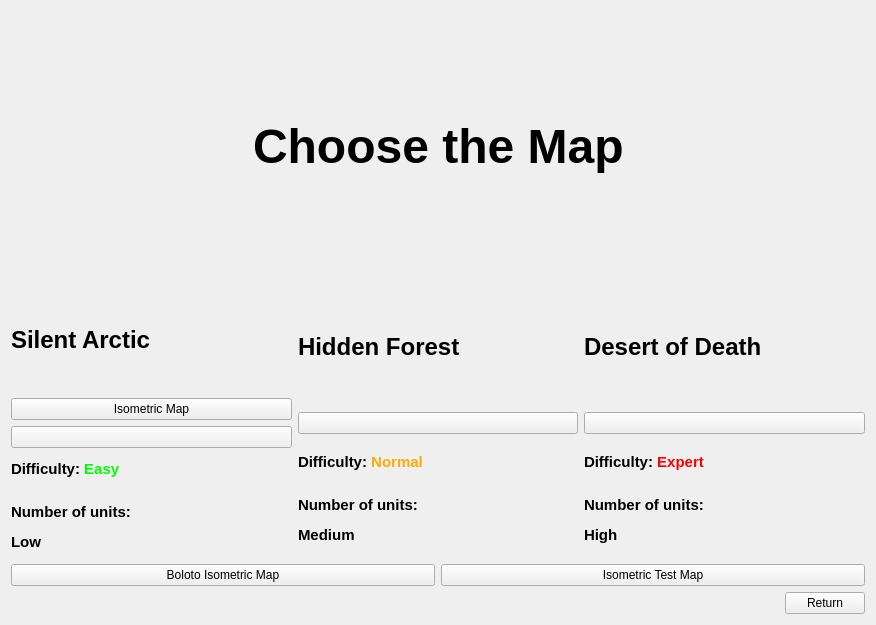
<?xml version="1.0" encoding="UTF-8"?>
<ui version="4.0">
 <class>ChooseMapMenu</class>
 <widget class="QWidget" name="ChooseMapMenu">
  <property name="geometry">
   <rect>
    <x>0</x>
    <y>0</y>
    <width>876</width>
    <height>625</height>
   </rect>
  </property>
  <property name="windowTitle">
   <string>Form</string>
  </property>
  <layout class="QVBoxLayout" name="verticalLayout_4">
   <item>
    <layout class="QHBoxLayout" name="horizontalLayout_3">
     <item>
      <spacer name="horizontalSpacer_2">
       <property name="orientation">
        <enum>Qt::Horizontal</enum>
       </property>
       <property name="sizeHint" stdset="0">
        <size>
         <width>40</width>
         <height>20</height>
        </size>
       </property>
      </spacer>
     </item>
     <item>
      <widget class="QLabel" name="label">
       <property name="text">
        <string>&lt;html&gt;&lt;head/&gt;&lt;body&gt;&lt;p&gt;&lt;span style=&quot; font-size:36pt; font-weight:600;&quot;&gt;Choose the Map&lt;/span&gt;&lt;/p&gt;&lt;/body&gt;&lt;/html&gt;</string>
       </property>
      </widget>
     </item>
     <item>
      <spacer name="horizontalSpacer_3">
       <property name="orientation">
        <enum>Qt::Horizontal</enum>
       </property>
       <property name="sizeHint" stdset="0">
        <size>
         <width>40</width>
         <height>20</height>
        </size>
       </property>
      </spacer>
     </item>
    </layout>
   </item>
   <item>
    <layout class="QHBoxLayout" name="horizontalLayout">
     <item>
      <layout class="QVBoxLayout" name="verticalLayout">
       <item>
        <widget class="QLabel" name="label_2">
         <property name="text">
          <string>&lt;html&gt;&lt;head/&gt;&lt;body&gt;&lt;p&gt;&lt;span style=&quot; font-size:18pt; font-weight:600;&quot;&gt;Silent Arctic&lt;/span&gt;&lt;/p&gt;&lt;/body&gt;&lt;/html&gt;</string>
         </property>
        </widget>
       </item>
       <item>
        <widget class="QPushButton" name="loadMap5Button">
         <property name="focusPolicy">
          <enum>Qt::StrongFocus</enum>
         </property>
         <property name="acceptDrops">
          <bool>false</bool>
         </property>
         <property name="text">
          <string>Isometric Map</string>
         </property>
         <property name="autoDefault">
          <bool>false</bool>
         </property>
         <property name="default">
          <bool>false</bool>
         </property>
         <property name="flat">
          <bool>false</bool>
         </property>
        </widget>
       </item>
       <item>
        <widget class="QPushButton" name="loadMap1Button">
         <property name="text">
          <string/>
         </property>
         <property name="icon">
          <iconset>
           <normaloff>images/button1v2.png</normaloff>images/button1v2.png</iconset>
         </property>
         <property name="iconSize">
          <size>
           <width>160</width>
           <height>75</height>
          </size>
         </property>
        </widget>
       </item>
       <item>
        <widget class="QLabel" name="label_5">
         <property name="text">
          <string>&lt;html&gt;&lt;head/&gt;&lt;body&gt;&lt;p&gt;&lt;span style=&quot; font-size:11pt; font-weight:600;&quot;&gt;Difficulty: &lt;/span&gt;&lt;span style=&quot; font-size:11pt; font-weight:600; color:#00ff00;&quot;&gt;Easy&lt;/span&gt;&lt;span style=&quot; font-size:11pt;&quot;&gt;&lt;br/&gt;&lt;/span&gt;&lt;/p&gt;&lt;p&gt;&lt;span style=&quot; font-size:11pt; font-weight:600;&quot;&gt;Number of units:&lt;/span&gt;&lt;/p&gt;&lt;p&gt;&lt;span style=&quot; font-size:11pt; font-weight:600;&quot;&gt;Low&lt;/span&gt;&lt;/p&gt;&lt;/body&gt;&lt;/html&gt;</string>
         </property>
        </widget>
       </item>
      </layout>
     </item>
     <item>
      <layout class="QVBoxLayout" name="verticalLayout_2">
       <item>
        <widget class="QLabel" name="label_3">
         <property name="text">
          <string>&lt;html&gt;&lt;head/&gt;&lt;body&gt;&lt;p&gt;&lt;span style=&quot; font-size:18pt; font-weight:600;&quot;&gt;Hidden Forest&lt;/span&gt;&lt;/p&gt;&lt;/body&gt;&lt;/html&gt;</string>
         </property>
        </widget>
       </item>
       <item>
        <widget class="QPushButton" name="loadMap2Button">
         <property name="text">
          <string/>
         </property>
         <property name="icon">
          <iconset>
           <normaloff>images/button2v2.png</normaloff>images/button2v2.png</iconset>
         </property>
         <property name="iconSize">
          <size>
           <width>160</width>
           <height>75</height>
          </size>
         </property>
        </widget>
       </item>
       <item>
        <widget class="QLabel" name="label_8">
         <property name="text">
          <string>&lt;html&gt;&lt;head/&gt;&lt;body&gt;&lt;p&gt;&lt;span style=&quot; font-size:11pt; font-weight:600;&quot;&gt;Difficulty: &lt;/span&gt;&lt;span style=&quot; font-size:11pt; font-weight:600; color:#ffaa00;&quot;&gt;Normal&lt;/span&gt;&lt;span style=&quot; font-size:11pt;&quot;&gt;&lt;br/&gt;&lt;/span&gt;&lt;/p&gt;&lt;p&gt;&lt;span style=&quot; font-size:11pt; font-weight:600;&quot;&gt;Number of units: &lt;/span&gt;&lt;/p&gt;&lt;p&gt;&lt;span style=&quot; font-size:11pt; font-weight:600;&quot;&gt;Medium&lt;/span&gt;&lt;/p&gt;&lt;/body&gt;&lt;/html&gt;</string>
         </property>
        </widget>
       </item>
      </layout>
     </item>
     <item>
      <layout class="QVBoxLayout" name="verticalLayout_3">
       <item>
        <widget class="QLabel" name="label_4">
         <property name="text">
          <string>&lt;html&gt;&lt;head/&gt;&lt;body&gt;&lt;p&gt;&lt;span style=&quot; font-size:18pt; font-weight:600;&quot;&gt;Desert of Death&lt;/span&gt;&lt;/p&gt;&lt;/body&gt;&lt;/html&gt;</string>
         </property>
        </widget>
       </item>
       <item>
        <widget class="QPushButton" name="loadMap3Button">
         <property name="text">
          <string/>
         </property>
         <property name="icon">
          <iconset>
           <normaloff>images/button3v2.png</normaloff>images/button3v2.png</iconset>
         </property>
         <property name="iconSize">
          <size>
           <width>160</width>
           <height>75</height>
          </size>
         </property>
        </widget>
       </item>
       <item>
        <widget class="QLabel" name="label_6">
         <property name="text">
          <string>&lt;html&gt;&lt;head/&gt;&lt;body&gt;&lt;p&gt;&lt;span style=&quot; font-size:11pt; font-weight:600;&quot;&gt;Difficulty: &lt;/span&gt;&lt;span style=&quot; font-size:11pt; font-weight:600; color:#ff0000;&quot;&gt;Expert&lt;/span&gt;&lt;br/&gt;&lt;/p&gt;&lt;p&gt;&lt;span style=&quot; font-size:11pt; font-weight:600;&quot;&gt;Number of units: &lt;/span&gt;&lt;/p&gt;&lt;p&gt;&lt;span style=&quot; font-size:11pt; font-weight:600;&quot;&gt;High&lt;/span&gt;&lt;/p&gt;&lt;/body&gt;&lt;/html&gt;</string>
         </property>
        </widget>
       </item>
      </layout>
     </item>
    </layout>
   </item>
   <item>
    <layout class="QHBoxLayout" name="horizontalLayout_4">
     <item>
      <widget class="QPushButton" name="loadMap4Button">
       <property name="text">
        <string>Boloto Isometric Map</string>
       </property>
      </widget>
     </item>
     <item>
      <widget class="QPushButton" name="loadMap6Button">
       <property name="text">
        <string>Isometric Test Map</string>
       </property>
      </widget>
     </item>
    </layout>
   </item>
   <item>
    <layout class="QHBoxLayout" name="horizontalLayout_2">
     <item>
      <spacer name="horizontalSpacer">
       <property name="orientation">
        <enum>Qt::Horizontal</enum>
       </property>
       <property name="sizeHint" stdset="0">
        <size>
         <width>40</width>
         <height>20</height>
        </size>
       </property>
      </spacer>
     </item>
     <item>
      <widget class="QPushButton" name="returnButton">
       <property name="text">
        <string>Return</string>
       </property>
      </widget>
     </item>
    </layout>
   </item>
  </layout>
 </widget>
 <resources/>
 <connections/>
</ui>
